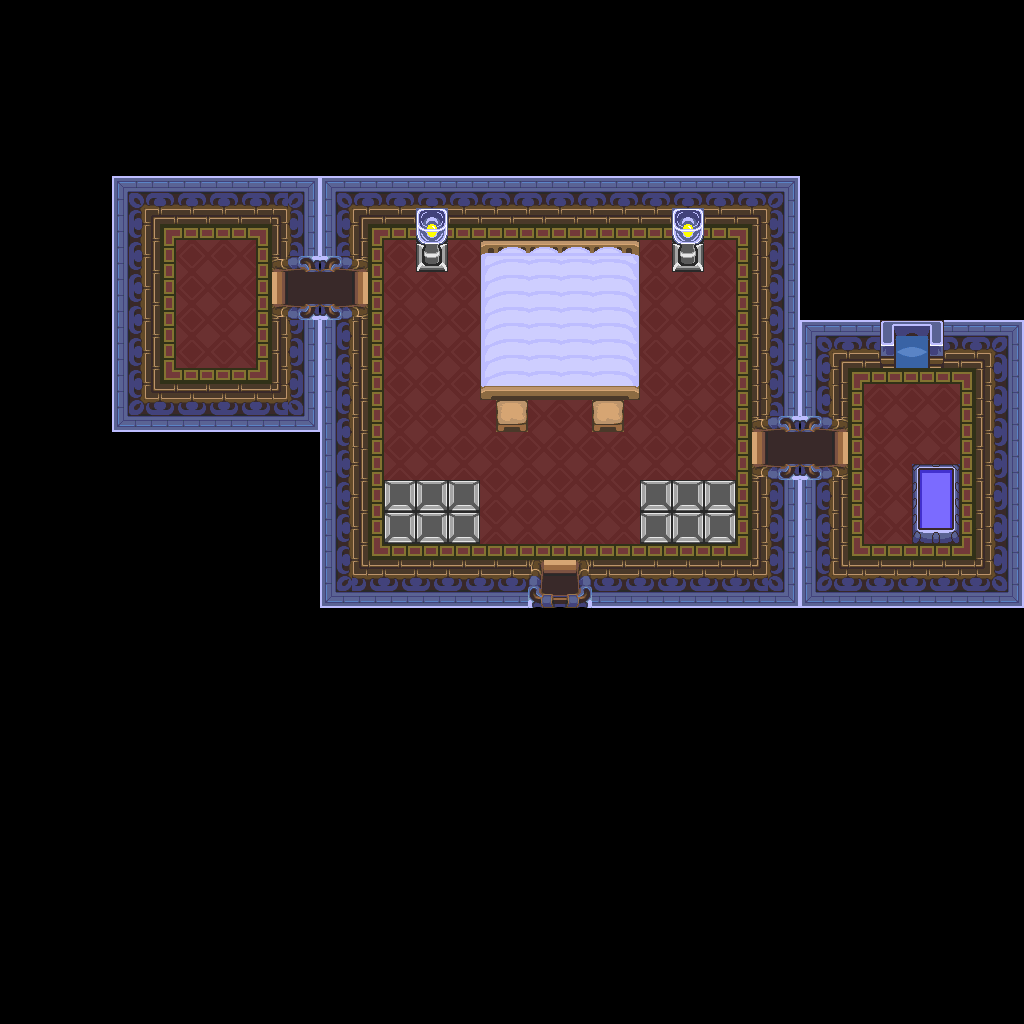

A level layout from a 2D game, rendered from its tile map. Below: a short description, then the map file with tile-grid data replaced by summaries:
An orthogonal 64x64 tile map with 16x16 px tiles, 1 tile layer (base), 2 hidden layers not drawn and 18 objects.

<map version="1.10" tiledversion="1.12.1" orientation="orthogonal" renderorder="right-down" width="64" height="64" tilewidth="16" tileheight="16" infinite="0" nextlayerid="4" nextobjectid="19">
 <tileset firstgid="1" source="../classiciphone_pics4.tsx" />
 <layer id="1" name="base" width="64" height="64">
  <data>[4096 cells, 4096 non-empty, 119 distinct tile ids]</data>
 </layer>
 <layer id="2" name="collision" width="64" height="64" visible="0">
  <properties><property name="collision" value="true" /></properties>
  <data>[4096 cells, 3431 non-empty, 1 distinct tile ids]</data>
 </layer>
 <layer id="3" name="water" width="64" height="64" visible="0">
  <properties><property name="terrain" value="water" /></properties>
  <data>[4096 cells, 4 non-empty, 1 distinct tile ids]</data>
 </layer>
 <objectgroup id="4" name="npcs">
  <object id="1" x="640.0" y="480.0" width="16" height="16">
   <properties>
    <property name="script" type="string">-- Auto-converted from GraalScript
joinResource("healthpot")</property>
   </properties>
  </object>
  <object id="2" x="672.0" y="480.0" width="16" height="16">
   <properties>
    <property name="script" type="string">-- Auto-converted from GraalScript
joinResource("healthpot")</property>
   </properties>
  </object>
  <object id="3" x="704.0" y="480.0" width="16" height="16">
   <properties>
    <property name="script" type="string">-- Auto-converted from GraalScript
joinResource("healthpot")</property>
   </properties>
  </object>
  <object id="4" x="640.0" y="512.0" width="16" height="16">
   <properties>
    <property name="script" type="string">-- Auto-converted from GraalScript
joinResource("healthpot")</property>
   </properties>
  </object>
  <object id="5" x="672.0" y="512.0" width="16" height="16">
   <properties>
    <property name="script" type="string">-- Auto-converted from GraalScript
joinResource("healthpot")</property>
   </properties>
  </object>
  <object id="6" x="704.0" y="512.0" width="16" height="16">
   <properties>
    <property name="script" type="string">-- Auto-converted from GraalScript
joinResource("healthpot")</property>
   </properties>
  </object>
  <object id="7" x="384.0" y="480.0" width="16" height="16">
   <properties>
    <property name="script" type="string">-- Auto-converted from GraalScript
joinResource("healthpot")</property>
   </properties>
  </object>
  <object id="8" x="416.0" y="480.0" width="16" height="16">
   <properties>
    <property name="script" type="string">-- Auto-converted from GraalScript
joinResource("healthpot")</property>
   </properties>
  </object>
  <object id="9" x="448.0" y="480.0" width="16" height="16">
   <properties>
    <property name="script" type="string">-- Auto-converted from GraalScript
joinResource("healthpot")</property>
   </properties>
  </object>
  <object id="10" x="384.0" y="512.0" width="16" height="16">
   <properties>
    <property name="script" type="string">-- Auto-converted from GraalScript
joinResource("healthpot")</property>
   </properties>
  </object>
  <object id="11" x="416.0" y="512.0" width="16" height="16">
   <properties>
    <property name="script" type="string">-- Auto-converted from GraalScript
joinResource("healthpot")</property>
   </properties>
  </object>
  <object id="12" x="448.0" y="512.0" width="16" height="16">
   <properties>
    <property name="script" type="string">-- Auto-converted from GraalScript
joinResource("healthpot")</property>
   </properties>
  </object>
  <object id="13" x="304.0" y="256.0" width="16" height="16">
   <properties>
    <property name="gani" value="housedooreast.png" />
    <property name="script" type="string">-- Auto-converted from GraalScript
-- // NPC made by wazza
-- [CLIENT-SIDE — server no-op]
-- 
-- if (created) {
-- dontblock;
-- drawoverplayer;
-- }</property>
   </properties>
  </object>
  <object id="14" x="320.0" y="256.0" width="16" height="16">
   <properties>
    <property name="gani" value="housedoorwest.png" />
    <property name="script" type="string">-- Auto-converted from GraalScript
-- // NPC made by wazza
-- [CLIENT-SIDE — server no-op]
-- 
-- if (created) {
-- dontblock;
-- drawoverplayer;
-- }</property>
   </properties>
  </object>
  <object id="15" x="784.0" y="416.0" width="16" height="16">
   <properties>
    <property name="gani" value="housedooreast.png" />
    <property name="script" type="string">-- Auto-converted from GraalScript
-- // NPC made by wazza
-- [CLIENT-SIDE — server no-op]
-- 
-- if (created) {
-- dontblock;
-- drawoverplayer;
-- }</property>
   </properties>
  </object>
  <object id="16" x="800.0" y="416.0" width="16" height="16">
   <properties>
    <property name="gani" value="housedoorwest.png" />
    <property name="script" type="string">-- Auto-converted from GraalScript
-- // NPC made by wazza
-- [CLIENT-SIDE — server no-op]
-- 
-- if (created) {
-- dontblock;
-- drawoverplayer;
-- }</property>
   </properties>
  </object>
  <object id="17" x="192.0" y="320.0" width="16" height="16">
   <properties>
    <property name="gani" value="cloats8.png" />
    <property name="script" type="string">-- Auto-converted from GraalScript
-- // NPC made by Wazza (LAT)
-- if (created) {
end
-- if (playertouchsme) {
end</property>
   </properties>
  </object>
  <object id="18" x="624.0" y="672.0" width="16" height="16">
   <properties>
    <property name="script" type="string">-- Auto-converted from GraalScript
joinResource("level_nopk")</property>
   </properties>
  </object>
 </objectgroup>
</map>
